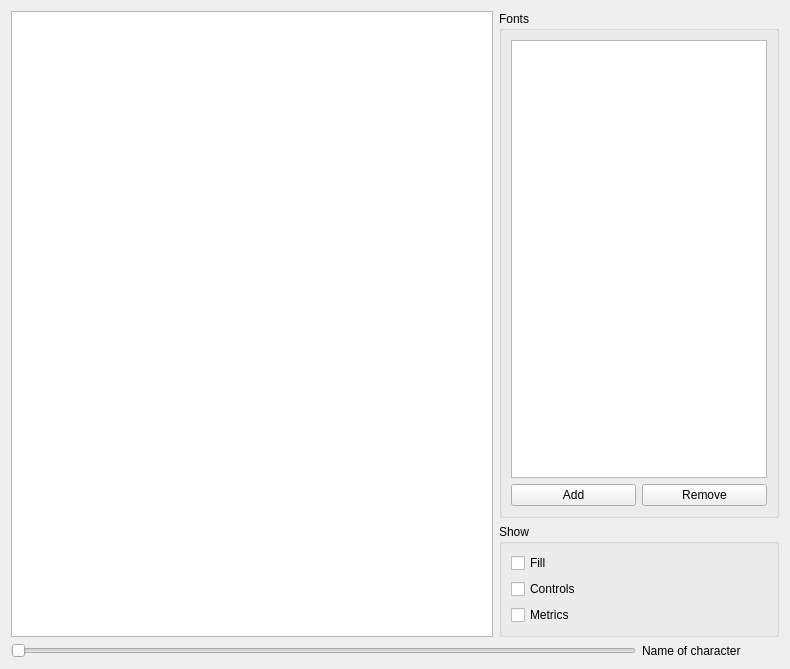
<ui version="4.0" >
 <class>CompareWidget</class>
 <widget class="QWidget" name="CompareWidget" >
  <property name="geometry" >
   <rect>
    <x>0</x>
    <y>0</y>
    <width>790</width>
    <height>669</height>
   </rect>
  </property>
  <property name="windowTitle" >
   <string>Form</string>
  </property>
  <layout class="QGridLayout" name="gridLayout" >
   <item row="0" column="1" colspan="2" >
    <layout class="QVBoxLayout" name="verticalLayout_2" >
     <item>
      <widget class="QGroupBox" name="fgbox" >
       <property name="title" >
        <string>Fonts</string>
       </property>
       <layout class="QGridLayout" name="gridLayout_15" >
        <item row="0" column="0" colspan="2" >
         <widget class="QListWidget" name="compareList" />
        </item>
        <item row="1" column="0" >
         <widget class="QPushButton" name="compareAdd" >
          <property name="text" >
           <string>Add</string>
          </property>
         </widget>
        </item>
        <item row="1" column="1" >
         <widget class="QPushButton" name="compareRemove" >
          <property name="text" >
           <string>Remove</string>
          </property>
         </widget>
        </item>
       </layout>
      </widget>
     </item>
     <item>
      <widget class="QGroupBox" name="groupBox" >
       <property name="title" >
        <string>Show</string>
       </property>
       <layout class="QGridLayout" name="gridLayout_16" >
        <item row="0" column="0" >
         <widget class="QCheckBox" name="compareFill" >
          <property name="text" >
           <string>Fill</string>
          </property>
         </widget>
        </item>
        <item row="1" column="0" >
         <widget class="QCheckBox" name="compareControls" >
          <property name="text" >
           <string>Controls</string>
          </property>
         </widget>
        </item>
        <item row="2" column="0" >
         <widget class="QCheckBox" name="compareMetrics" >
          <property name="text" >
           <string>Metrics</string>
          </property>
         </widget>
        </item>
       </layout>
      </widget>
     </item>
    </layout>
   </item>
   <item row="0" column="0" >
    <widget class="FMFontCompareView" name="compareView" />
   </item>
   <item row="1" column="0" colspan="2" >
    <widget class="QSlider" name="compareCharSelect" >
     <property name="toolTip" >
      <string>Select a character</string>
     </property>
     <property name="minimum" >
      <number>1</number>
     </property>
     <property name="value" >
      <number>1</number>
     </property>
     <property name="tracking" >
      <bool>true</bool>
     </property>
     <property name="orientation" >
      <enum>Qt::Horizontal</enum>
     </property>
    </widget>
   </item>
   <item row="1" column="2" >
    <widget class="QLabel" name="compareCharName" >
     <property name="text" >
      <string>Name of character</string>
     </property>
    </widget>
   </item>
  </layout>
 </widget>
 <customwidgets>
  <customwidget>
   <class>FMFontCompareView</class>
   <extends>QGraphicsView</extends>
   <header>fmfontcompareview.h</header>
  </customwidget>
 </customwidgets>
 <resources/>
 <connections/>
</ui>
